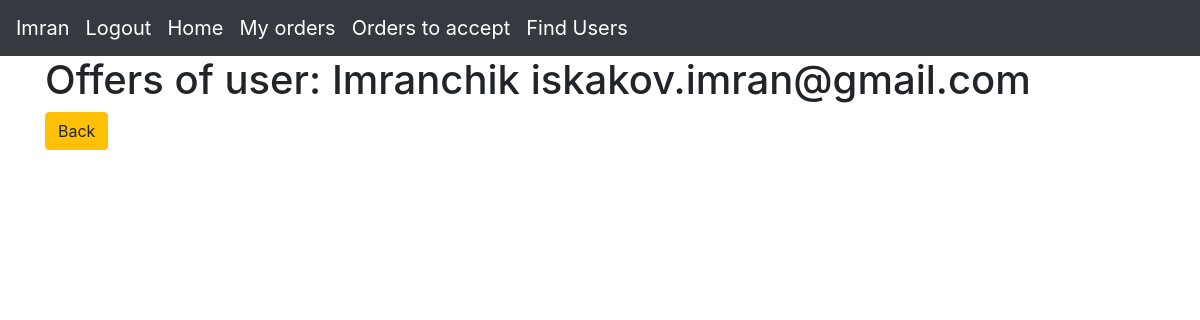
The app's page /display_offers/2 (signed in) with its own data.
### data/users.py (models this page shows, shortened)
class User(SqlAlchemyBase, UserMixin):
    __tablename__ = 'users'
    id = sqlalchemy.Column(sqlalchemy.Integer, primary_key=True, autoincrement=True)
    name = sqlalchemy.Column(sqlalchemy.String, nullable=True)
    about = sqlalchemy.Column(sqlalchemy.String, nullable=True)
    email = sqlalchemy.Column(sqlalchemy.String, index=True, unique=True, nullable=True)
    hashed_password = sqlalchemy.Column(sqlalchemy.String, nullable=True)
    created_date = sqlalchemy.Column(sqlalchemy.DateTime, default=datetime.datetime.now)
    offers = orm.relation("Offer", back_populates='user')
    country = sqlalchemy.Column(sqlalchemy.String, nullable=True)
    city = sqlalchemy.Column(sqlalchemy.String, nullable=True)
    district = sqlalchemy.Column(sqlalchemy.String, nullable=True)
    building = sqlalchemy.Column(sqlalchemy.String, nullable=True)

### main.py (the view)
@app.route('/display_offers/<int:user_id>')
@login_required
def display_offers(user_id):
    db_sess = db_session.create_session()
    offers = db_sess.query(Offer).filter(Offer.user_id == user_id, Offer.is_taken == False).all()
    user = db_sess.query(User).filter((User.id == user_id)).first()
    db_sess.commit()
    return render_template("display_offers.html", offers=offers, user=user)

### data/db_session.py (called while the page is built)
def create_session() -> Session:
    global __factory
    return __factory()

### main.py (called while the page is built)
@login_manager.user_loader
def load_user(user_id):
    db_sess = db_session.create_session()
    return db_sess.query(User).get(user_id)

### templates/display_offers.html (shortened to what this page needs)
{% extends "base.html" %}
{% block content %}
    <h1>Offers of user: {{ user.name }} {{ user.email }}</h1>
    <div>
        <a href="/search_user" class="btn btn-warning">Back</a>
    </div>
{% endblock %}

### templates/base.html (shortened to what this page needs)
<!doctype html>
<html lang="en">
<head>
    <link rel="stylesheet"
          href="https://stackpath.bootstrapcdn.com/bootstrap/4.4.1/css/bootstrap.min.css"
>
</head>
<body>
<header>
     <nav class="navbar navbar-expand-lg navbar-dark bg-dark">
      <div class="collapse navbar-collapse" id="navbar">
        <div class="navbar-nav">
          <a class="navbar-brand" href="#">{{current_user.name}}</a>
        {% if current_user.is_authenticated %}
            <a class="navbar-brand" href="/logout">Logout</a>
            <a class="navbar-brand" href="/">Home</a>
            <a class="navbar-brand" href="/my_orders">My orders</a>
            <a class="navbar-brand" href="/orders_to_take">Orders to accept</a>
            <a class="navbar-brand" href="/search_user">Find Users</a>
        {% else %}
            <p>
                <a class="btn btn-primary " href="/register">Sign up</a>
                <a class="btn btn-success" href="/login">Log in</a>
                <a class="btn btn-success" href="/">Main</a>
            </p>
        {% endif %}
        </div>
      </div>
    </nav>
</header>
<main role="main" class="container">
    {% block content %}{% endblock %}
</main>
</body>
</html>

### records on screen
User: name "Imran"
User: name "Imranchik", email "iskakov.imran@gmail.com"
